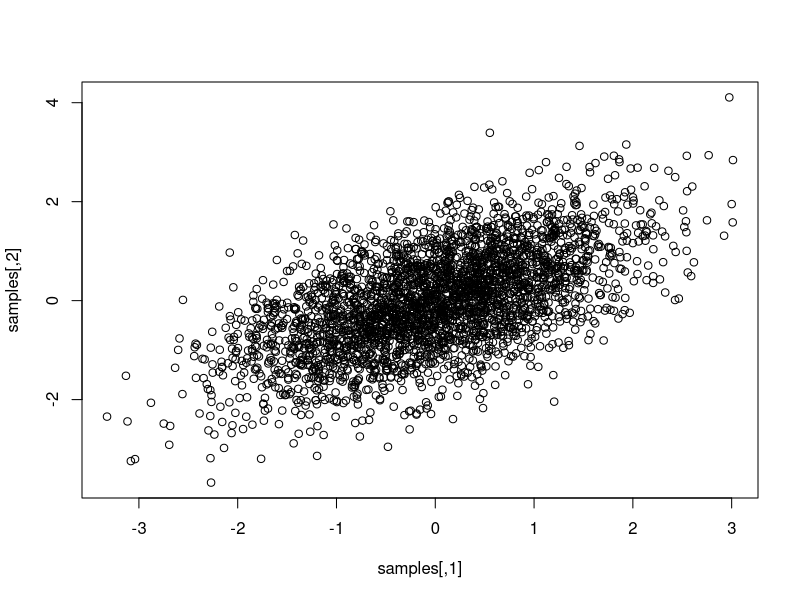
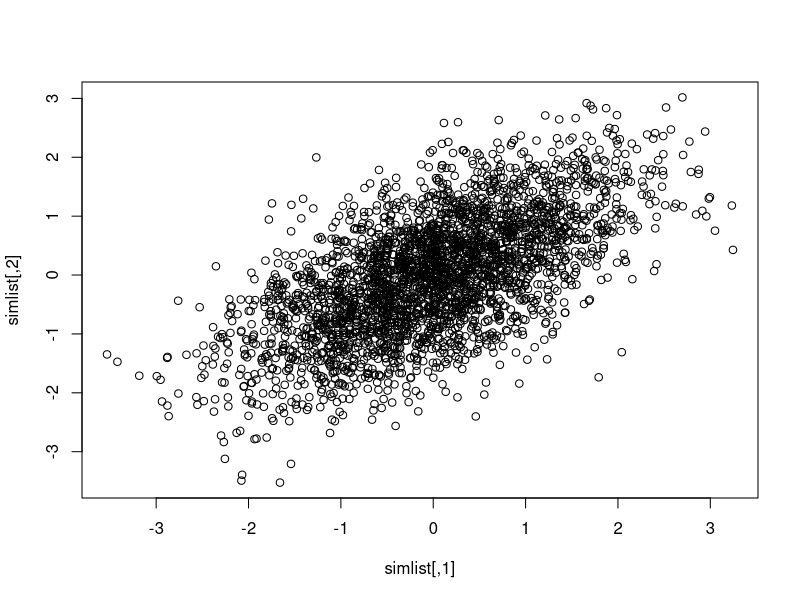

Reproduce these figures in R, in order.
# install.packages("MASS", repos = "http://cran.us.r-project.org")

library(MASS)
setwd("/Users/code/r/StochasticProcess/chapter/chapter5")

simNum <- 3000
rho <- 0.6

mean_vector <- c(0, 0)
cov_matrix <- matrix(c(1, rho, rho, 1), nrow = 2)

samples <- mvrnorm(n = simNum, mu = mean_vector, Sigma = cov_matrix)

png("./pic/gibbs-lib.png")

plot(samples)

simlist <- matrix(rep(0, 2 * simNum), ncol = 2)
dev_std <- sqrt(1 - rho^2)
for(i in 2:simNum){
    simlist[i, 1] <- rnorm(1, simlist[i - 1, 2] * rho, dev_std)
    simlist[i, 2] <- rnorm(1, simlist[i, 1] * rho, dev_std)
}

png("./pic/gibbs.png")

plot(simlist)
